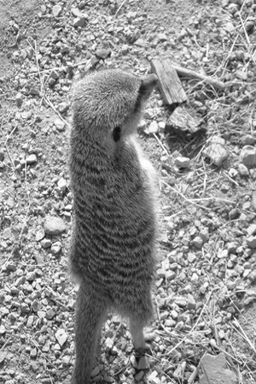
%> input picture ass1/73.png, 256 x 384 px
$ octave --eval "freq_filter_test;"   (GNU Octave 9; MATLAB toolbox functions it lacks are replaced by stand-ins)
%> lines starting %> are read from the running program, lines starting %| are printed output that depends on the picture
%> in freq_filter_test, img is the input picture: size 384x256 uint8; min 12, max 255, mean 144.8
### ass1/code/dft_2d.m
function img_result = dft_2d(img_input, flag)
%> called with flag = 'DFT'
  pkg load signal
  img_input = double(img_input);
  [N, M] = size(img_input);
%> N = 384; M = 256
  dft_R=zeros(N,M);
  img_result=zeros(N,M);

  if strcmp(flag, 'DFT') == 1

    % fftshift
    shift_mat = ones(size(img_input));
    for i = 1:1:numel(shift_mat)
      [y, x] = ind2sub(size(shift_mat), i);
      if mod(x+y, 2) == 1
        shift_mat(i) = -1;
      end
    end
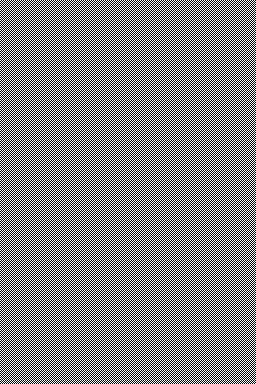
%> shift_mat: size 384x256 double; values -1 (black) and 1 (white), 50% white in thin lines or dots
    img_input = img_input .* shift_mat;
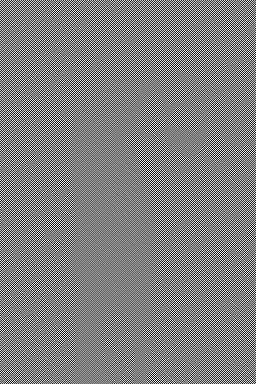
%> img_input: size 384x256 double; min -255, max 255, mean 0; drawn with min black and max white

    dft_mat = dftmtx(M);
    for row = 1:1:N
      vec = img_input(row, :)';
      dft_R(row, :) = (dft_mat' * vec)'  ;
    end

    dft_mat = dftmtx(N);
    for col = 1:1:M
      vec = dft_R(:, col);
      img_result(:, col) = dft_mat * vec;
    end

  else

    % ifftshift
    img_input = [img_input(:, ((M/2)+1):M) img_input(:, 1:M/2)];
    img_input = [img_input(((N/2)+1):N, :); img_input(1:N/2, :)];

    dft_mat = dftmtx(M);
    for row = 1:1:N
      vec = img_input(row, :)';
      dft_R(row, :) = (dft_mat * vec)'  ;
    end

    dft_mat = dftmtx(N);
    for col = 1:1:M
      vec = dft_R(:, col);
      img_result(:, col) = dft_mat' * vec;
    end

  end


### ass1/code/filter2d_fre.m
function result = filter2d_fre(img_input, mask)
  img_freq = dft_2d(img_input, 'DFT');
  [Y, X] = size(img_input);
%> Y = 384; X = 256
  n = size(mask)(1);
  mask = padarray(mask, [(Y-n), (X-n)], 'post');
  mask = double(mask);

  mask_freq = dft_2d(mask, 'DFT');

  filtered_img = (img_freq) .* (mask_freq);

  res = dft_2d(filtered_img, 'IDFT');
  result = mat2gray(abs(res));
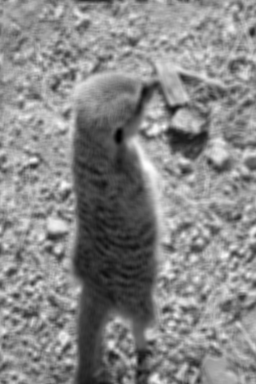
%> result: size 384x256 double; min 0, max 1, mean 0.531


### ass1/code/freq_filter_test.m
function freq_filter_test()
  pkg load image
  img = imread('../73.png');
  averaging_mask = 1/25 * ones(5);
  laplacian_mask = [1 1 1; 1 -8 1; 1 1 1];
  sobelX_mask = [-1 0 1; -1 0 1; -1 0 1];

  ave_freq = filter2d_fre(img, averaging_mask);
  laplacian_freq = filter2d_fre(img, laplacian_mask);

  figure,
  subplot(121), imshow(ave_freq), title('Averaging in Frequancy Domain')
  subplot(122), imshow(laplacian_freq), title('Sharpen in Frequency Domain')

%> (the run ends here)
